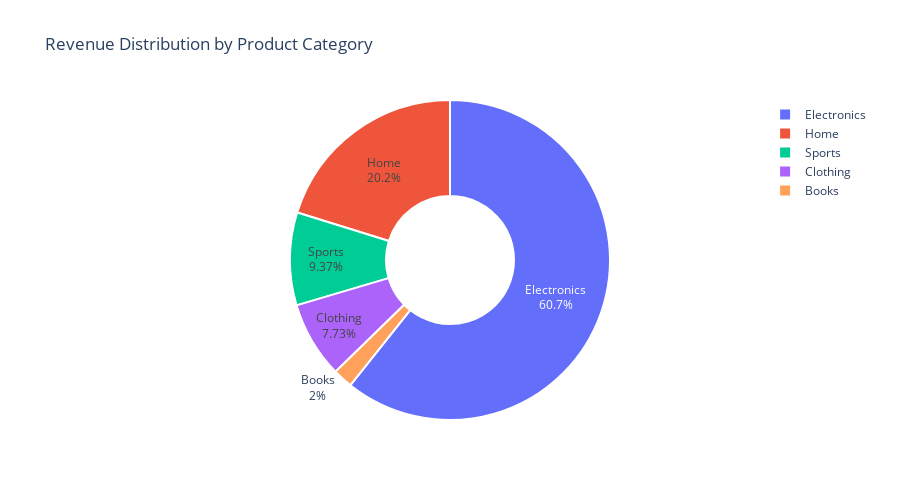

The code cell stored with this chart in its notebook:
### Code cell
# Display Visualization 4: Category Revenue Distribution
print("\n📊 VISUALIZATION 4: REVENUE BY CATEGORY")
category_fig.show()

### Figure 1 — Plotly figure (JSON) as saved in the notebook; plotly's stock layout.template omitted (floating-point values rounded to 4 significant figures)
{"data": [{"hole": 0.4, "labels": ["Electronics", "Home", "Sports", "Clothing", "Books"], "marker": {"line": {"color": "white", "width": 2}}, "textinfo": "label+percent", "textposition": "auto", "type": "pie", "values": [3658000.0, 1218000.0, 565000.0, 466000.0, 120500.0]}], "layout": {"height": 500, "showlegend": true, "title": {"text": "Revenue Distribution by Product Category"}}}
